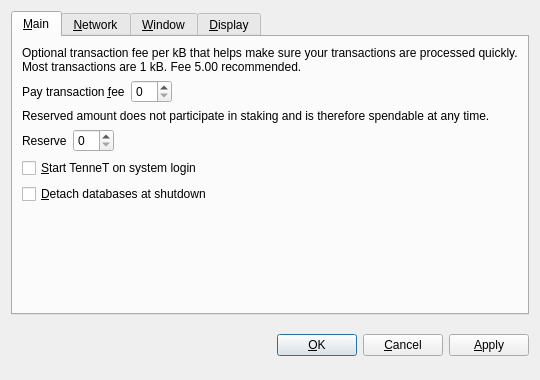
<?xml version="1.0" encoding="UTF-8"?>
<ui version="4.0">
 <class>OptionsDialog</class>
 <widget class="QDialog" name="OptionsDialog">
  <property name="geometry">
   <rect>
    <x>0</x>
    <y>0</y>
    <width>540</width>
    <height>380</height>
   </rect>
  </property>
  <property name="windowTitle">
   <string>Options</string>
  </property>
  <property name="modal">
   <bool>true</bool>
  </property>
  <layout class="QVBoxLayout" name="verticalLayout">
   <item>
    <widget class="QTabWidget" name="tabWidget">
     <property name="tabPosition">
      <enum>QTabWidget::North</enum>
     </property>
     <property name="currentIndex">
      <number>0</number>
     </property>
     <widget class="QWidget" name="tabMain">
      <attribute name="title">
       <string>&amp;Main</string>
      </attribute>
      <layout class="QVBoxLayout" name="verticalLayout_Main">
       <item>
        <widget class="QLabel" name="transactionFeeInfoLabel">
         <property name="text">
          <string>Optional transaction fee per kB that helps make sure your transactions are processed quickly. Most transactions are 1 kB. Fee 5.00 recommended.</string>
         </property>
         <property name="textFormat">
          <enum>Qt::PlainText</enum>
         </property>
         <property name="wordWrap">
          <bool>true</bool>
         </property>
        </widget>
       </item>
       <item>
        <layout class="QHBoxLayout" name="horizontalLayoutFee">
         <item>
          <widget class="QLabel" name="transactionFeeLabel">
           <property name="text">
            <string>Pay transaction &amp;fee</string>
           </property>
           <property name="textFormat">
            <enum>Qt::PlainText</enum>
           </property>
           <property name="buddy">
            <cstring>transactionFee</cstring>
           </property>
          </widget>
         </item>
         <item>
          <widget class="BitcoinAmountField" name="transactionFee"/>
         </item>
         <item>
          <spacer name="horizontalSpacerFee">
           <property name="orientation">
            <enum>Qt::Horizontal</enum>
           </property>
           <property name="sizeHint" stdset="0">
            <size>
             <width>40</width>
             <height>20</height>
            </size>
           </property>
          </spacer>
         </item>
        </layout>
       </item>
       <item>
        <widget class="QLabel" name="reserveBalanceInfoLabel">
         <property name="text">
          <string>Reserved amount does not participate in staking and is therefore spendable at any time.</string>
         </property>
         <property name="textFormat">
          <enum>Qt::PlainText</enum>
         </property>
         <property name="wordWrap">
          <bool>true</bool>
         </property>
        </widget>
       </item>
       <item>
        <layout class="QHBoxLayout" name="horizontalLayoutReserveBalance">
         <item>
          <widget class="QLabel" name="reserveBalanceLabel">
           <property name="text">
            <string>Reserve</string>
           </property>
           <property name="textFormat">
            <enum>Qt::PlainText</enum>
           </property>
           <property name="buddy">
            <cstring>reserveBalance</cstring>
           </property>
          </widget>
         </item>
         <item>
          <widget class="BitcoinAmountField" name="reserveBalance"/>
         </item>
         <item>
          <spacer name="horizontalSpacerReserveBalance">
           <property name="orientation">
            <enum>Qt::Horizontal</enum>
           </property>
           <property name="sizeHint" stdset="0">
            <size>
             <width>40</width>
             <height>20</height>
            </size>
           </property>
          </spacer>
         </item>
        </layout>
       </item>
       <item>
        <widget class="QCheckBox" name="bitcoinAtStartup">
         <property name="toolTip">
          <string>Automatically start TenneT after logging in to the system.</string>
         </property>
         <property name="text">
          <string>&amp;Start TenneT on system login</string>
         </property>
        </widget>
       </item>
       <item>
        <widget class="QCheckBox" name="detachDatabases">
         <property name="toolTip">
          <string>Detach block and address databases at shutdown. This means they can be moved to another data directory, but it slows down shutdown. The wallet is always detached.</string>
         </property>
         <property name="text">
          <string>&amp;Detach databases at shutdown</string>
         </property>
        </widget>
       </item>
       <item>
        <spacer name="verticalSpacer_Main">
         <property name="orientation">
          <enum>Qt::Vertical</enum>
         </property>
         <property name="sizeHint" stdset="0">
          <size>
           <width>20</width>
           <height>40</height>
          </size>
         </property>
        </spacer>
       </item>
      </layout>
     </widget>
     <widget class="QWidget" name="tabNetwork">
      <attribute name="title">
       <string>&amp;Network</string>
      </attribute>
      <layout class="QVBoxLayout" name="verticalLayout_Network">
       <item>
        <widget class="QCheckBox" name="mapPortUpnp">
         <property name="toolTip">
          <string>Automatically open the TenneT client port on the router. This only works when your router supports UPnP and it is enabled.</string>
         </property>
         <property name="text">
          <string>Map port using &amp;UPnP</string>
         </property>
        </widget>
       </item>
       <item>
        <widget class="QCheckBox" name="connectSocks">
         <property name="toolTip">
          <string>Connect to the TenneT network through a SOCKS proxy (e.g. when connecting through Tor).</string>
         </property>
         <property name="text">
          <string>&amp;Connect through SOCKS proxy:</string>
         </property>
        </widget>
       </item>
       <item>
        <layout class="QHBoxLayout" name="horizontalLayout_Network">
         <item>
          <widget class="QLabel" name="proxyIpLabel">
           <property name="text">
            <string>Proxy &amp;IP:</string>
           </property>
           <property name="textFormat">
            <enum>Qt::PlainText</enum>
           </property>
           <property name="buddy">
            <cstring>proxyIp</cstring>
           </property>
          </widget>
         </item>
         <item>
          <widget class="QValidatedLineEdit" name="proxyIp">
           <property name="maximumSize">
            <size>
             <width>140</width>
             <height>16777215</height>
            </size>
           </property>
           <property name="toolTip">
            <string>IP address of the proxy (e.g. 127.0.0.1)</string>
           </property>
          </widget>
         </item>
         <item>
          <widget class="QLabel" name="proxyPortLabel">
           <property name="text">
            <string>&amp;Port:</string>
           </property>
           <property name="textFormat">
            <enum>Qt::PlainText</enum>
           </property>
           <property name="buddy">
            <cstring>proxyPort</cstring>
           </property>
          </widget>
         </item>
         <item>
          <widget class="QLineEdit" name="proxyPort">
           <property name="maximumSize">
            <size>
             <width>55</width>
             <height>16777215</height>
            </size>
           </property>
           <property name="toolTip">
            <string>Port of the proxy (e.g. 9050)</string>
           </property>
          </widget>
         </item>
         <item>
          <widget class="QLabel" name="socksVersionLabel">
           <property name="text">
            <string>SOCKS &amp;Version:</string>
           </property>
           <property name="textFormat">
            <enum>Qt::PlainText</enum>
           </property>
           <property name="buddy">
            <cstring>socksVersion</cstring>
           </property>
          </widget>
         </item>
         <item>
          <widget class="QValueComboBox" name="socksVersion">
           <property name="toolTip">
            <string>SOCKS version of the proxy (e.g. 5)</string>
           </property>
          </widget>
         </item>
         <item>
          <spacer name="horizontalSpacer_Network">
           <property name="orientation">
            <enum>Qt::Horizontal</enum>
           </property>
           <property name="sizeHint" stdset="0">
            <size>
             <width>40</width>
             <height>20</height>
            </size>
           </property>
          </spacer>
         </item>
        </layout>
       </item>
       <item>
        <spacer name="verticalSpacer_Network">
         <property name="orientation">
          <enum>Qt::Vertical</enum>
         </property>
         <property name="sizeHint" stdset="0">
          <size>
           <width>20</width>
           <height>40</height>
          </size>
         </property>
        </spacer>
       </item>
      </layout>
     </widget>
     <widget class="QWidget" name="tabWindow">
      <attribute name="title">
       <string>&amp;Window</string>
      </attribute>
      <layout class="QVBoxLayout" name="verticalLayout_Window">
       <item>
        <widget class="QCheckBox" name="minimizeToTray">
         <property name="toolTip">
          <string>Show only a tray icon after minimizing the window.</string>
         </property>
         <property name="text">
          <string>&amp;Minimize to the tray instead of the taskbar</string>
         </property>
        </widget>
       </item>
       <item>
        <widget class="QCheckBox" name="minimizeOnClose">
         <property name="toolTip">
          <string>Minimize instead of exit the application when the window is closed. When this option is enabled, the application will be closed only after selecting Quit in the menu.</string>
         </property>
         <property name="text">
          <string>M&amp;inimize on close</string>
         </property>
        </widget>
       </item>
       <item>
        <spacer name="verticalSpacer_Window">
         <property name="orientation">
          <enum>Qt::Vertical</enum>
         </property>
         <property name="sizeHint" stdset="0">
          <size>
           <width>20</width>
           <height>40</height>
          </size>
         </property>
        </spacer>
       </item>
      </layout>
     </widget>
     <widget class="QWidget" name="tabDisplay">
      <attribute name="title">
       <string>&amp;Display</string>
      </attribute>
      <layout class="QVBoxLayout" name="verticalLayout_Display">
       <item>
        <layout class="QHBoxLayout" name="horizontalLayout_1_Display">
         <item>
          <widget class="QLabel" name="langLabel">
           <property name="text">
            <string>User Interface &amp;language:</string>
           </property>
           <property name="textFormat">
            <enum>Qt::PlainText</enum>
           </property>
           <property name="buddy">
            <cstring>lang</cstring>
           </property>
          </widget>
         </item>
         <item>
          <widget class="QValueComboBox" name="lang">
           <property name="toolTip">
            <string>The user interface language can be set here. This setting will take effect after restarting TenneT.</string>
           </property>
          </widget>
         </item>
        </layout>
       </item>
       <item>
        <layout class="QHBoxLayout" name="horizontalLayout_2_Display">
         <item>
          <widget class="QLabel" name="unitLabel">
           <property name="text">
            <string>&amp;Unit to show amounts in:</string>
           </property>
           <property name="textFormat">
            <enum>Qt::PlainText</enum>
           </property>
           <property name="buddy">
            <cstring>unit</cstring>
           </property>
          </widget>
         </item>
         <item>
          <widget class="QValueComboBox" name="unit">
           <property name="toolTip">
            <string>Choose the default subdivision unit to show in the interface and when sending coins.</string>
           </property>
          </widget>
         </item>
        </layout>
       </item>
       <item>
        <widget class="QCheckBox" name="displayAddresses">
         <property name="toolTip">
          <string>Whether to show TenneT addresses in the transaction list or not.</string>
         </property>
         <property name="text">
          <string>&amp;Display addresses in transaction list</string>
         </property>
        </widget>
       </item>
       <item>
        <widget class="QCheckBox" name="coinControlFeatures">
         <property name="toolTip">
          <string>Whether to show coin control features or not.</string>
         </property>
         <property name="text">
          <string>Display coin &amp;control features (experts only!)</string>
         </property>
        </widget>
       </item>
       <item>
        <spacer name="verticalSpacer_Display">
         <property name="orientation">
          <enum>Qt::Vertical</enum>
         </property>
         <property name="sizeHint" stdset="0">
          <size>
           <width>20</width>
           <height>40</height>
          </size>
         </property>
        </spacer>
       </item>
      </layout>
     </widget>
    </widget>
   </item>
   <item>
    <layout class="QHBoxLayout" name="horizontalLayout_Buttons">
     <item>
      <spacer name="horizontalSpacer_1">
       <property name="orientation">
        <enum>Qt::Horizontal</enum>
       </property>
       <property name="sizeHint" stdset="0">
        <size>
         <width>40</width>
         <height>48</height>
        </size>
       </property>
      </spacer>
     </item>
     <item>
      <widget class="QLabel" name="statusLabel">
       <property name="font">
        <font>
         <weight>75</weight>
         <bold>true</bold>
        </font>
       </property>
       <property name="text">
        <string/>
       </property>
       <property name="textFormat">
        <enum>Qt::PlainText</enum>
       </property>
       <property name="wordWrap">
        <bool>true</bool>
       </property>
      </widget>
     </item>
     <item>
      <spacer name="horizontalSpacer_2">
       <property name="orientation">
        <enum>Qt::Horizontal</enum>
       </property>
       <property name="sizeHint" stdset="0">
        <size>
         <width>40</width>
         <height>48</height>
        </size>
       </property>
      </spacer>
     </item>
     <item>
      <widget class="QPushButton" name="okButton">
       <property name="text">
        <string>&amp;OK</string>
       </property>
      </widget>
     </item>
     <item>
      <widget class="QPushButton" name="cancelButton">
       <property name="text">
        <string>&amp;Cancel</string>
       </property>
       <property name="autoDefault">
        <bool>false</bool>
       </property>
      </widget>
     </item>
     <item>
      <widget class="QPushButton" name="applyButton">
       <property name="text">
        <string>&amp;Apply</string>
       </property>
       <property name="autoDefault">
        <bool>false</bool>
       </property>
      </widget>
     </item>
    </layout>
   </item>
  </layout>
 </widget>
 <customwidgets>
  <customwidget>
   <class>BitcoinAmountField</class>
   <extends>QSpinBox</extends>
   <header>bitcoinamountfield.h</header>
  </customwidget>
  <customwidget>
   <class>QValueComboBox</class>
   <extends>QComboBox</extends>
   <header>qvaluecombobox.h</header>
  </customwidget>
  <customwidget>
   <class>QValidatedLineEdit</class>
   <extends>QLineEdit</extends>
   <header>qvalidatedlineedit.h</header>
  </customwidget>
 </customwidgets>
 <resources/>
 <connections/>
</ui>
